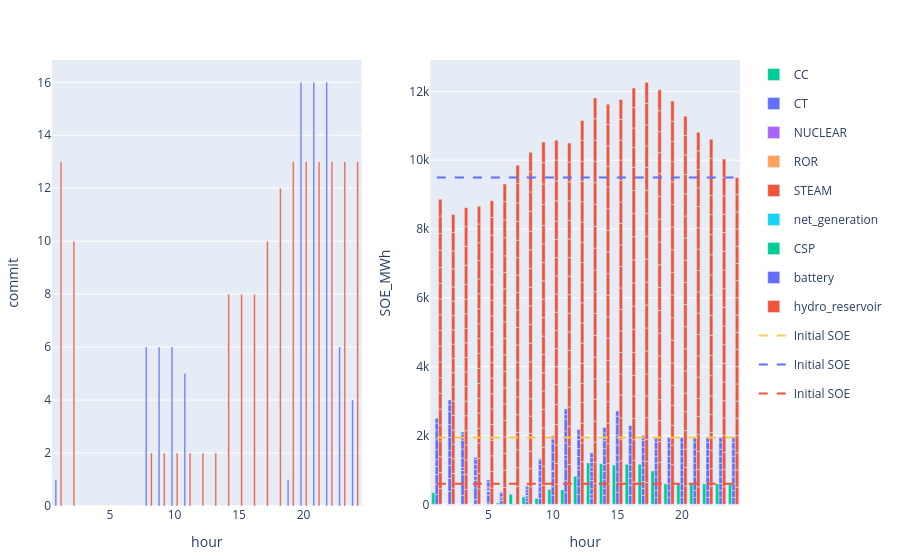

This figure's notebook cell:
### Code cell
to_plot = commit_uc[(commit_uc.configuration .== config_1) .&  (commit_uc.day .== day_),:] 
p1 = plot(to_plot, x = :hour, y = :commit,  kind = "bar", color = :resource, stackgroup = 1) #Layout(barmode="stack"))


initial_SOE = s_uc.storage_parameters[s_uc.storage_parameters.configuration .== config_1, :]
initial_SOE.SOE_initial .= initial_SOE.SOE_max_MWh.*initial_SOE.initial_energy_proportion
initial_SOE = combine(groupby(initial_SOE,[:resource]),[:SOE_initial]  .=> sum, renamecols=false)

to_plot = s_uc.storage[(s_uc.storage.configuration .== config_1) .&  (s_uc.storage.day .== day_),:]
p2 = plot(to_plot, x = :hour , y = :SOE_MWh, color = :resource, kind = "bar", Layout(barmode="stack"))
for df in groupby(initial_SOE, :resource)
    hline2 = scatter(x=1:24, y=fill(unique(df.SOE_initial)[1], 24), mode="lines", line=attr(dash="dash"), name="Initial SOE")
    p2 = addtraces(p2, hline2)
end

[p1 p2]

### Figure 1 — Plotly figure (JSON) as saved in the notebook; plotly's stock layout.template omitted (floating-point values rounded to 4 significant figures; data arrays with more than 128 entries replaced by an {"elided": "..."} marker saying what was removed)
{"data": [{"legendgroup": "CC", "marker": {"color": "#00cc96"}, "name": "CC", "showlegend": true, "stackgroup": 1, "type": "bar", "x": [1, 2, 3, 4, 5, 6, 7, 8, 9, 10, 11, 12, 13, 14, 15, 16, 17, 18, 19, 20, 21, 22, 23, 24], "xaxis": "x1", "y": [0, 0, 0, 0, 0, 0, 0, 0, 0, 0, 0, 0, 0, 0, 0, 0, 0, 0, 0, 0, 0, 0, 0, 0], "yaxis": "y1"}, {"legendgroup": "CT", "marker": {"color": "#636efa"}, "name": "CT", "showlegend": true, "stackgroup": 1, "type": "bar", "x": [1, 2, 3, 4, 5, 6, 7, 8, 9, 10, 11, 12, 13, 14, 15, 16, 17, 18, 19, 20, 21, 22, 23, 24], "xaxis": "x1", "y": [1, 0, 0, 0, 0, 0, 0, 6, 6, 6, 5, 0, 0, 0, 0, 0, 0, 0, 1, 16, 16, 16, 6, 4], "yaxis": "y1"}, {"legendgroup": "NUCLEAR", "marker": {"color": "#ab63fa"}, "name": "NUCLEAR", "showlegend": true, "stackgroup": 1, "type": "bar", "x": [1, 2, 3, 4, 5, 6, 7, 8, 9, 10, 11, 12, 13, 14, 15, 16, 17, 18, 19, 20, 21, 22, 23, 24], "xaxis": "x1", "y": [0, 0, 0, 0, 0, 0, 0, 0, 0, 0, 0, 0, 0, 0, 0, 0, 0, 0, 0, 0, 0, 0, 0, 0], "yaxis": "y1"}, {"legendgroup": "ROR", "marker": {"color": "#FFA15A"}, "name": "ROR", "showlegend": true, "stackgroup": 1, "type": "bar", "x": [1, 2, 3, 4, 5, 6, 7, 8, 9, 10, 11, 12, 13, 14, 15, 16, 17, 18, 19, 20, 21, 22, 23, 24], "xaxis": "x1", "y": [null, null, null, null, null, null, null, null, null, null, null, null, null, null, null, null, null, null, null, null, null, null, null, null], "yaxis": "y1"}, {"legendgroup": "STEAM", "marker": {"color": "#EF553B"}, "name": "STEAM", "showlegend": true, "stackgroup": 1, "type": "bar", "x": [1, 2, 3, 4, 5, 6, 7, 8, 9, 10, 11, 12, 13, 14, 15, 16, 17, 18, 19, 20, 21, 22, 23, 24], "xaxis": "x1", "y": [13, 10, 0, 0, 0, 0, 0, 2, 2, 2, 2, 2, 2, 8, 8, 8, 10, 12, 13, 13, 13, 13, 13, 13], "yaxis": "y1"}, {"legendgroup": "net_generation", "marker": {"color": "#19d3f3"}, "name": "net_generation", "showlegend": true, "stackgroup": 1, "type": "bar", "x": [1, 2, 3, 4, 5, 6, 7, 8, 9, 10, 11, 12, 13, 14, 15, 16, 17, 18, 19, 20, 21, 22, 23, 24], "xaxis": "x1", "y": [null, null, null, null, null, null, null, null, null, null, null, null, null, null, null, null, null, null, null, null, null, null, null, null], "yaxis": "y1"}, {"legendgroup": "CSP", "marker": {"color": "#00cc96"}, "name": "CSP", "showlegend": true, "type": "bar", "x": [1, 2, 3, 4, 5, 6, 7, 8, 9, 10, 11, 12, 13, 14, 15, 16, 17, 18, 19, 20, 21, 22, 23, 24], "xaxis": "x2", "y": [334.3, 0, 0, 0, 0, 41.19, 293.6, 215.4, 173.1, 433.0, 426.5, 814.7, 1200, 1180.0, 1142.0, 1167.0, 1167.0, 969.5, 600, 600, 600, 600, 600, 600], "yaxis": "y2"}, {"legendgroup": "battery", "marker": {"color": "#636efa"}, "name": "battery", "showlegend": true, "type": "bar", "x": {"elided": "240 int values"}, "xaxis": "x2", "y": {"elided": "240 float values"}, "yaxis": "y2"}, {"legendgroup": "hydro_reservoir", "marker": {"color": "#EF553B"}, "name": "hydro_reservoir", "showlegend": true, "type": "bar", "x": {"elided": "456 int values"}, "xaxis": "x2", "y": {"elided": "456 float values"}, "yaxis": "y2"}, {"line": {"dash": "dash"}, "mode": "lines", "name": "Initial SOE", "type": "scatter", "x": [1, 2, 3, 4, 5, 6, 7, 8, 9, 10, 11, 12, 13, 14, 15, 16, 17, 18, 19, 20, 21, 22, 23, 24], "xaxis": "x2", "y": [1940, 1940, 1940, 1940, 1940, 1940, 1940, 1940, 1940, 1940, 1940, 1940, 1940, 1940, 1940, 1940, 1940, 1940, 1940, 1940, 1940, 1940, 1940, 1940], "yaxis": "y2"}, {"line": {"dash": "dash"}, "mode": "lines", "name": "Initial SOE", "type": "scatter", "x": [1, 2, 3, 4, 5, 6, 7, 8, 9, 10, 11, 12, 13, 14, 15, 16, 17, 18, 19, 20, 21, 22, 23, 24], "xaxis": "x2", "y": [9500, 9500, 9500, 9500, 9500, 9500, 9500, 9500, 9500, 9500, 9500, 9500, 9500, 9500, 9500, 9500, 9500, 9500, 9500, 9500, 9500, 9500, 9500, 9500], "yaxis": "y2"}, {"line": {"dash": "dash"}, "mode": "lines", "name": "Initial SOE", "type": "scatter", "x": [1, 2, 3, 4, 5, 6, 7, 8, 9, 10, 11, 12, 13, 14, 15, 16, 17, 18, 19, 20, 21, 22, 23, 24], "xaxis": "x2", "y": [600, 600, 600, 600, 600, 600, 600, 600, 600, 600, 600, 600, 600, 600, 600, 600, 600, 600, 600, 600, 600, 600, 600, 600], "yaxis": "y2"}], "layout": {"margin": {"b": 50, "l": 50, "r": 50, "t": 60}, "xaxis1": {"anchor": "y1", "domain": [0, 0.45], "title": {"text": "hour"}}, "xaxis2": {"anchor": "y2", "domain": [0.55, 1], "title": {"text": "hour"}}, "yaxis1": {"anchor": "x1", "domain": [0, 1], "title": {"text": "commit"}}, "yaxis2": {"anchor": "x2", "domain": [0, 1], "title": {"text": "SOE_MWh"}}}}
